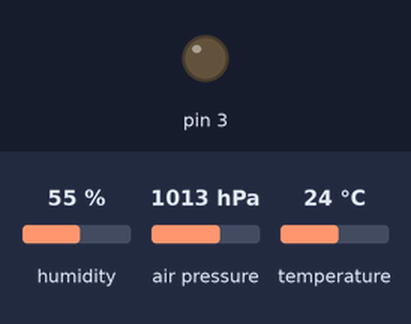
A sketch run on a simulated Arduino Uno, built with avr-gcc and run on an emulated ATmega328P. Parts: output pins drawn as LEDs (lit = HIGH). The test bench sets the inputs (shaded band); at power-on: temperature 24 °C, humidity 55 %, air pressure 1013 hPa. No radio packets arrive unless stated; what the sketch prints to the serial monitor is not drawn.

Above: at 2.8 s.
2.9 s: temperature set to 26 °C
At 5.3 s:
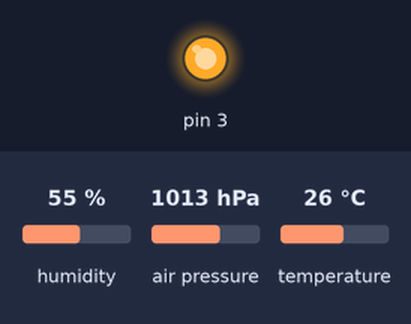
5.6 s: temperature set to 12 °C
At 7.2 s:
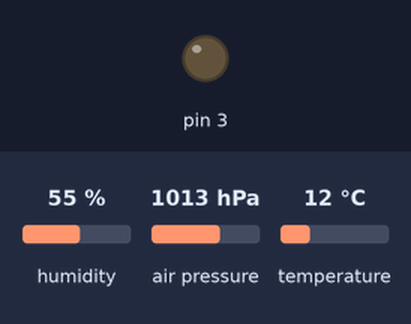
Timing chart, 0 to 8.7 s (numbered marks = the images above; inputs shaded):
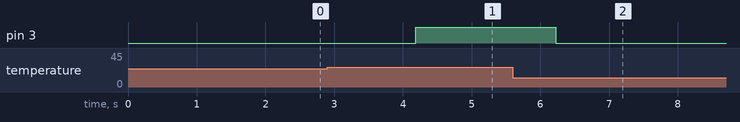

Measured:
- the behaviour switches between 24 and 25 °C on temperature (found by bisection; images 0 and 1)
- after the input at 2.9 s, pin 3: LOW → HIGH after 1.3 s
- after the input at 5.6 s, pin 3: HIGH → LOW after 0.62 s

The sketch:

Verici.ino
```cpp
#include  <SPI.h>                     // SPI Arayüzünü dahil ettik.
#include  "RF24.h"                    // RF24 kütüpanelerini dahil ettik.
#include "DHT.h"
#include "Wire.h"
#include "Adafruit_BMP085.h" //Basınç Sensörü Kütüphanesi
Adafruit_BMP085 mySensor;

float pressure;
byte data[10];                         // Göndereceğimiz data değişkenini oluşturduk.
const uint64_t pipe = 0xF0F0F0F0A1LL; // Paralel veri yolu adresleri tanımlamasını yaptık.
RF24 radio(6, 7);                    // Modülün CE pinini 6.pin CS pinini de 7.pine bağlayacağımızı belirttik.
#define DHTPIN 2     // what digital pin we're connected to
#define DHTTYPE DHT11   // DHT 11
DHT dht(DHTPIN, DHTTYPE);
void setup()
{

  pinMode(3,OUTPUT);
  Serial.begin(9600);
  Serial.println("DHTxx test!");
  mySensor.begin();
  dht.begin();
  radio.begin();                       // Kablosuz iletişimi başlattık.
  radio.openWritingPipe(pipe);         // Gönderim yapacağımız kanalın ID'sini tanımladık.
 pressure=(mySensor.readPressure())/(100); //Basınç Okunuyor
}
void loop()
{

  float h = dht.readHumidity();
  // Read temperature as Celsius (the default)
  float t = dht.readTemperature();
  // Read temperature as Fahrenheit (isFahrenheit = true)
  float f = dht.readTemperature(true);
  float hif = dht.computeHeatIndex(f, h);
  // Compute heat index in Celsius (isFahreheit = false)
  float hic = dht.computeHeatIndex(t, h, false);
  Serial.print("Humidity: ");
  Serial.print(h);

  Serial.print(" %\t");
  Serial.print("Temperature: ");
  Serial.print(t);
  Serial.print(" *C ");
  Serial.print(f);
  Serial.print(" *F\t");
  Serial.print("Heat index: ");
  Serial.print(hic);
  Serial.print(" *C ");
  if(t>=25)
  {
    digitalWrite(3,HIGH);
    }
 if(t<25)
  {
    digitalWrite(3,LOW);
    }


  data[0] = h;
  data[1] = t;
  data[2] = f;
  data[3] = hic;
  data[4]=(pressure-1000);
  radio.write(data, 10);                 //Sonra da bu mesaj gönderilsin.
}
```
